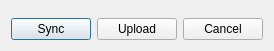
<?xml version="1.0" encoding="UTF-8"?>
<ui version="4.0">
 <class>RemoteSettingsDialog</class>
 <widget class="QWidget" name="RemoteSettingsDialog">
  <property name="geometry">
   <rect>
    <x>0</x>
    <y>0</y>
    <width>263</width>
    <height>51</height>
   </rect>
  </property>
  <layout class="QVBoxLayout" name="verticalLayout" stretch="0,0">
   <item>
    <layout class="QHBoxLayout" name="horizontalLayout_2" stretch="0">
     <item>
      <widget class="RemoteSettingsCommandWidget" name="remoteSettingsCommandWidget" native="true"/>
     </item>
    </layout>
   </item>
   <item>
    <layout class="QHBoxLayout" name="horizontalLayout">
     <item>
      <spacer name="horizontalSpacer">
       <property name="orientation">
        <enum>Qt::Horizontal</enum>
       </property>
       <property name="sizeHint" stdset="0">
        <size>
         <width>40</width>
         <height>20</height>
        </size>
       </property>
      </spacer>
     </item>
     <item>
      <widget class="QPushButton" name="remoteSyncButton">
       <property name="text">
        <string>Sync</string>
       </property>
       <property name="default">
        <bool>true</bool>
       </property>
      </widget>
     </item>
     <item>
      <widget class="QPushButton" name="remoteSaveButton">
       <property name="text">
        <string>Upload</string>
       </property>
      </widget>
     </item>
     <item>
      <widget class="QPushButton" name="cancelButton">
       <property name="text">
        <string>Cancel</string>
       </property>
      </widget>
     </item>
    </layout>
   </item>
  </layout>
 </widget>
 <customwidgets>
  <customwidget>
   <class>RemoteSettingsCommandWidget</class>
   <extends>QWidget</extends>
   <header>gui/remote/RemoteSettingsCommandWidget.h</header>
   <container>1</container>
  </customwidget>
 </customwidgets>
 <resources/>
 <connections/>
</ui>
